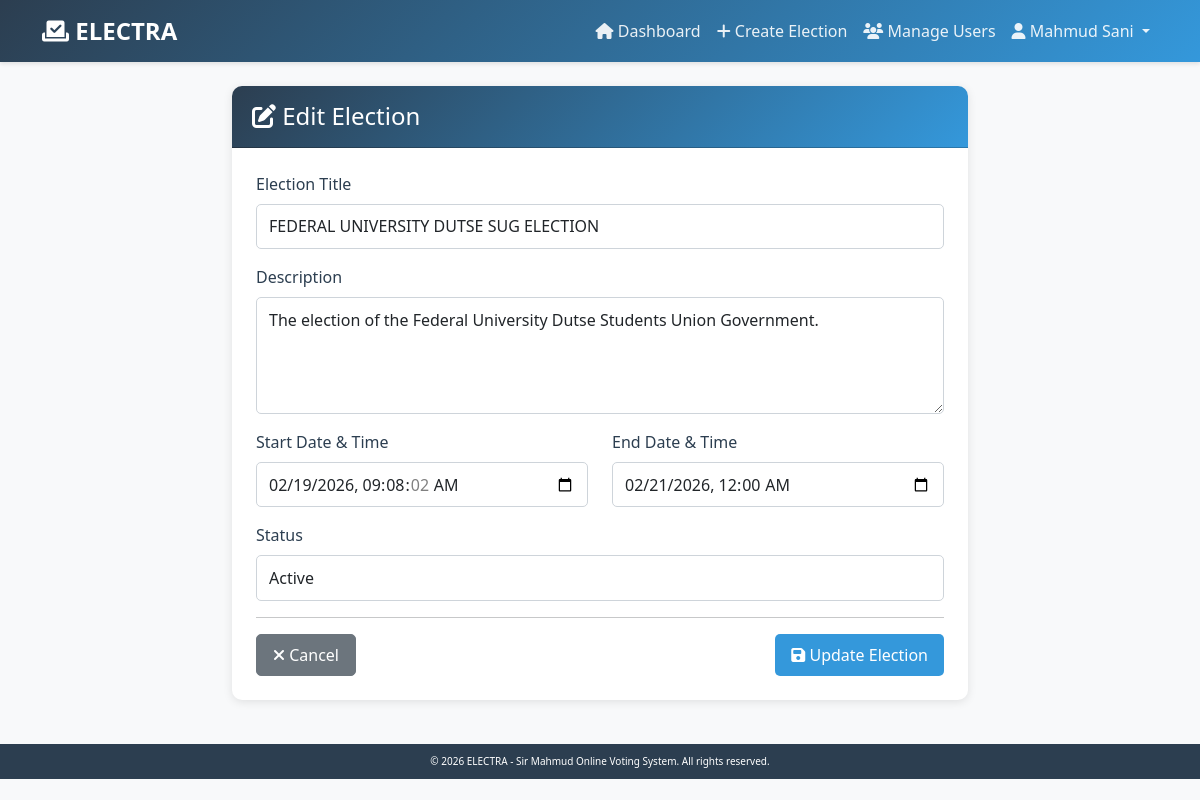
/elections/4/edit/ (signed in), run on the app's committed database.
### accounts/models.py (models this page shows, shortened)
class User(AbstractBaseUser, PermissionsMixin):
    ROLE_CHOICES = [
        ('voter', 'Voter'),
        ('admin', 'Admin'),
        ('super_admin', 'Super Admin'),
    ]
    email = models.EmailField(unique=True, max_length=255)
    voter_id = models.CharField(max_length=50, unique=True, db_index=True)
    first_name = models.CharField(max_length=100)
    last_name = models.CharField(max_length=100)
    role = models.CharField(max_length=20, choices=ROLE_CHOICES, default='voter')
    is_active = models.BooleanField(default=True)
    is_staff = models.BooleanField(default=False)
    date_joined = models.DateTimeField(auto_now_add=True)
    objects = UserManager()
    USERNAME_FIELD = 'email'
    REQUIRED_FIELDS = ['voter_id', 'first_name', 'last_name']
    class Meta:
        verbose_name = 'User'
        verbose_name_plural = 'Users'
        ordering = ['-date_joined']
    def get_full_name(self):
        return f"{self.first_name} {self.last_name}"
    def is_super_admin(self):
        return self.role == 'super_admin'

### elections/models.py (models this page shows, shortened)
class Election(models.Model):
    visible_to_voters = models.BooleanField(default=False)
    STATUS_CHOICES = [
        ('upcoming', 'Upcoming'),
        ('active', 'Active'),
        ('ended', 'Ended'),
    ]
    title = models.CharField(max_length=200)
    description = models.TextField()
    start_date = models.DateTimeField()
    end_date = models.DateTimeField()
    status = models.CharField(
        max_length=20,
        choices=STATUS_CHOICES,
        default='upcoming'
    )
    results_published = models.BooleanField(default=False)
    created_by = models.ForeignKey(
        User,
        on_delete=models.SET_NULL,
        null=True,
        related_name='created_elections'
    )
    created_at = models.DateTimeField(auto_now_add=True)
    updated_at = models.DateTimeField(auto_now=True)
    class Meta:
        verbose_name = 'Election'
        verbose_name_plural = 'Elections'
        ordering = ['-created_at']

### elections/views.py (the view)
# urls.py: path('<int:pk>/edit/', views.edit_election, name='edit_election'),
@login_required
@super_admin_required
def edit_election(request, pk):
    election = get_object_or_404(Election, pk=pk)
    if request.method == 'POST':
        form = ElectionForm(request.POST, instance=election)
        if form.is_valid():
            form.save()
            messages.success(request, 'Election updated successfully!')
            return redirect('elections:manage_election', pk=election.pk)
    else:
        form = ElectionForm(instance=election)
    return render(request, 'elections/edit_election.html', {
        'form': form,
        'election': election
    })

### elections/forms.py
class ElectionForm(forms.ModelForm):
    start_date = forms.DateTimeField(
        widget=forms.DateTimeInput(attrs={
            'class': 'form-control',
            'type': 'datetime-local'
        }),
        input_formats=['%Y-%m-%dT%H:%M']
    )
    end_date = forms.DateTimeField(
        widget=forms.DateTimeInput(attrs={
            'class': 'form-control',
            'type': 'datetime-local'
        }),
        input_formats=['%Y-%m-%dT%H:%M']
    )
    class Meta:
        model = Election
        fields = ['title', 'description', 'start_date', 'end_date', 'status']
        widgets = {
            'title': forms.TextInput(attrs={'class': 'form-control'}),
            'description': forms.Textarea(attrs={'class': 'form-control', 'rows': 4}),
            'status': forms.Select(attrs={'class': 'form-control'}),
        }

### templates/elections/edit_election.html (shortened to what this page needs)
{% extends 'base.html' %}
{% block content %}
<div class="row justify-content-center">
    <div class="col-lg-8">
        <div class="card">
            <div class="card-header">
                <h4 class="mb-0">
                    <i class="fas fa-edit"></i> Edit Election
                </h4>
            </div>
            <div class="card-body">
                <form method="post">
                    <div class="mb-3">
                        <label for="id_title" class="form-label">Election Title</label>
                        {{ form.title }}
                    </div>
                    <div class="mb-3">
                        <label for="id_description" class="form-label">Description</label>
                        {{ form.description }}
                    </div>
                    <div class="row">
                        <div class="col-md-6 mb-3">
                            <label for="id_start_date" class="form-label">Start Date & Time</label>
                            {{ form.start_date }}
                        </div>
                        <div class="col-md-6 mb-3">
                            <label for="id_end_date" class="form-label">End Date & Time</label>
                            {{ form.end_date }}
                        </div>
                    </div>
                    <div class="mb-3">
                        <label for="id_status" class="form-label">Status</label>
                        {{ form.status }}
                    </div>
                    <hr>
                    <div class="d-flex justify-content-between">
                        <a href="{% url 'elections:manage_election' election.id %}" class="btn btn-secondary">
                            <i class="fas fa-times"></i> Cancel
                        </a>
                        <button type="submit" class="btn btn-primary">
                            <i class="fas fa-save"></i> Update Election
                        </button>
                    </div>
                </form>
            </div>
        </div>
    </div>
</div>
{% endblock %}

### templates/base.html (shortened to what this page needs)
{% load static %}
<!DOCTYPE html>
<html lang="en">
<head>
    <link href="https://cdn.jsdelivr.net/npm/bootstrap@5.3.0/dist/css/bootstrap.min.css" rel="stylesheet">
    <link rel="stylesheet" href="https://cdnjs.cloudflare.com/ajax/libs/font-awesome/6.4.0/css/all.min.css">
    <link rel="stylesheet" href="{% static 'css/style.css' %}">
</head>
<body>
    <nav class="navbar navbar-expand-lg navbar-dark">
        <div class="container">
            <a class="navbar-brand" href="{% url 'home' %}">
                <i class="fas fa-vote-yea"></i> ELECTRA
            </a>
            <div class="collapse navbar-collapse" id="navbarNav">
                <ul class="navbar-nav ms-auto">
                    {% if user.is_authenticated %}
                        <li class="nav-item">
                            <a class="nav-link" href="{% url 'home' %}">
                                <i class="fas fa-home"></i> Dashboard
                            </a>
                        </li>
                        {% if user.is_super_admin %}
                        <li class="nav-item">
                            <a class="nav-link" href="{% url 'elections:create_election' %}">
                                <i class="fas fa-plus"></i> Create Election
                            </a>
                        </li>
                        <li class="nav-item">
                            <a class="nav-link" href="{% url 'voters:manage_users' %}">
                                <i class="fas fa-users"></i> Manage Users
                            </a>
                        </li>
                        {% endif %}
                        <li class="nav-item dropdown">
                            <a class="nav-link dropdown-toggle" href="#" id="navbarDropdown" role="button"
                               data-bs-toggle="dropdown" aria-expanded="false">
                                <i class="fas fa-user"></i> {{ user.get_full_name }}
                            </a>
                        </li>
                    {% endif %}
                </ul>
            </div>
        </div>
    </nav>
    <main class="container my-4">
        {% block content %}{% endblock %}
    </main>
    <footer class="footer mt-auto">
        <div class="container">
            <p class="mb-0">
                &copy; 2026 ELECTRA - Sir Mahmud Online Voting System. All rights reserved.
            </p>
        </div>
    </footer>
</body>
</html>

### static/css/style.css (style rules this page uses)
:root { --primary-color: #2c3e50; --secondary-color: #3498db; --success-color: #27ae60; --danger-color: #e74c3c; --warning-color: #f39c12; --info-color: #3498db; --light-bg: #f8f9fa; --white: #ffffff; --dark-text: #2c3e50; --muted-text: #6c757d; }
body { font-family: 'Segoe UI', Tahoma, Geneva, Verdana, sans-serif; background-color: var(--light-bg); color: var(--dark-text); }
.navbar { background: linear-gradient(135deg, var(--primary-color), var(--secondary-color)); box-shadow: 0 2px 4px rgba(0, 0, 0, 0.1); }
.navbar-brand { font-weight: 600; font-size: 1.5rem; color: var(--white) !important; }
.navbar-dark .navbar-nav .nav-link { color: rgba(255, 255, 255, 0.9); transition: color 0.3s ease; }
.card { border: none; border-radius: 10px; box-shadow: 0 2px 10px rgba(0, 0, 0, 0.1); margin-bottom: 20px; transition: transform 0.3s ease, box-shadow 0.3s ease; }
.card-header { background: linear-gradient(135deg, var(--primary-color), var(--secondary-color)); color: var(--white); border-radius: 10px 10px 0 0 !important; font-weight: 600; padding: 1rem 1.25rem; }
.card-body { padding: 1.5rem; }
.btn { border-radius: 5px; padding: 0.5rem 1rem; font-weight: 500; transition: all 0.3s ease; }
.btn-primary { background: var(--secondary-color); border: none; }
.form-control, .form-select { border-radius: 5px; border: 1px solid #ced4da; padding: 0.6rem 0.75rem; transition: border-color 0.3s ease, box-shadow 0.3s ease; }
.form-label { font-weight: 500; color: var(--primary-color); margin-bottom: 0.5rem; }
.footer { margin-top: 20px; padding: 10px 0; background-color: var(--primary-color); color: var(--white); text-align: center; font-size: 10px; }
.footer p { margin: 0; }

### data on the page
User: get_full_name "Mahmud Sani"
Election: title "FEDERAL UNIVERSITY DUTSE SUG ELECTION", description "The election of the Federal University Dutse Students Union Government.", start_date "02/19/2026 09:08:02", end_date "02/21/2026 00:00", status "Active"
